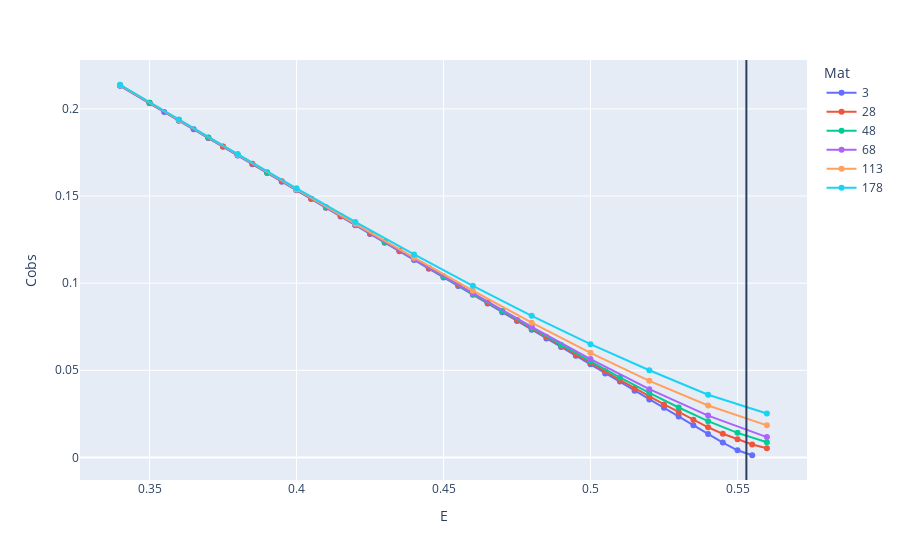

Notebook code for this chart:
### Code cell
# STRIKE - COBS

chosen_data = all_data[(all_data['date'] == '2010-04-14')]

fig = px.line(chosen_data, x='E', y='Cobs', color='Mat', markers=True)
fig.add_vline(x=chosen_data['S'].values[0])
fig.show()

### Figure 1 — Plotly figure (JSON) as saved in the notebook; plotly's stock layout.template omitted (floating-point values rounded to 4 significant figures)
{"data": [{"hovertemplate": "Mat=3<br>E=%{x}<br>Cobs=%{y}<extra></extra>", "legendgroup": "3", "line": {"color": "#636efa", "dash": "solid"}, "marker": {"symbol": "circle"}, "mode": "markers+lines", "name": "3", "orientation": "v", "showlegend": true, "type": "scatter", "x": [0.34, 0.35, 0.355, 0.36, 0.365, 0.37, 0.375, 0.38, 0.385, 0.39, 0.395, 0.4, 0.405, 0.41, 0.415, 0.42, 0.425, 0.43, 0.435, 0.44, 0.445, 0.45, 0.455, 0.46, 0.465, 0.47, 0.475, 0.48, 0.485, 0.49, 0.495, 0.5, 0.505, 0.51, 0.515, 0.52, 0.525, 0.53, 0.535, 0.54, 0.545, 0.55, 0.555], "xaxis": "x", "y": [0.2132, 0.2032, 0.1983, 0.1933, 0.1883, 0.1832, 0.1782, 0.1732, 0.1683, 0.1633, 0.1583, 0.1532, 0.1482, 0.1432, 0.1383, 0.1333, 0.1283, 0.1232, 0.1183, 0.1133, 0.1083, 0.1033, 0.0983, 0.0933, 0.0883, 0.0833, 0.0783, 0.0733, 0.0683, 0.0633, 0.0583, 0.0535, 0.0482, 0.0436, 0.0382, 0.0333, 0.02852, 0.0235, 0.01845, 0.0134, 0.0085, 0.0041, 0.00125], "yaxis": "y"}, {"hovertemplate": "Mat=28<br>E=%{x}<br>Cobs=%{y}<extra></extra>", "legendgroup": "28", "line": {"color": "#EF553B", "dash": "solid"}, "marker": {"symbol": "circle"}, "mode": "markers+lines", "name": "28", "orientation": "v", "showlegend": true, "type": "scatter", "x": [0.34, 0.35, 0.36, 0.37, 0.375, 0.38, 0.385, 0.39, 0.395, 0.4, 0.405, 0.41, 0.415, 0.42, 0.425, 0.43, 0.435, 0.44, 0.445, 0.45, 0.455, 0.46, 0.465, 0.47, 0.475, 0.48, 0.485, 0.49, 0.495, 0.5, 0.505, 0.51, 0.515, 0.52, 0.525, 0.53, 0.535, 0.54, 0.545, 0.55, 0.555, 0.56], "xaxis": "x", "y": [0.2135, 0.2034, 0.1934, 0.1835, 0.1784, 0.1734, 0.1684, 0.1634, 0.1584, 0.1534, 0.1484, 0.1434, 0.1386, 0.1336, 0.1285, 0.1235, 0.1186, 0.1138, 0.1087, 0.1038, 0.0988, 0.0938, 0.08885, 0.0839, 0.0789, 0.07395, 0.0691, 0.06405, 0.05915, 0.05425, 0.0494, 0.0445, 0.0397, 0.035, 0.0304, 0.0261, 0.02155, 0.0173, 0.01355, 0.0104, 0.0074, 0.0053], "yaxis": "y"}, {"hovertemplate": "Mat=48<br>E=%{x}<br>Cobs=%{y}<extra></extra>", "legendgroup": "48", "line": {"color": "#00cc96", "dash": "solid"}, "marker": {"symbol": "circle"}, "mode": "markers+lines", "name": "48", "orientation": "v", "showlegend": true, "type": "scatter", "x": [0.34, 0.35, 0.36, 0.37, 0.38, 0.39, 0.4, 0.41, 0.42, 0.43, 0.44, 0.45, 0.46, 0.47, 0.48, 0.49, 0.5, 0.51, 0.52, 0.53, 0.54, 0.55, 0.56], "xaxis": "x", "y": [0.2136, 0.2036, 0.1935, 0.1836, 0.1736, 0.1636, 0.1536, 0.1436, 0.1336, 0.1237, 0.1137, 0.1037, 0.09385, 0.08405, 0.07425, 0.06455, 0.05505, 0.0459, 0.037, 0.02865, 0.0208, 0.01411, 0.0087], "yaxis": "y"}, {"hovertemplate": "Mat=68<br>E=%{x}<br>Cobs=%{y}<extra></extra>", "legendgroup": "68", "line": {"color": "#ab63fa", "dash": "solid"}, "marker": {"symbol": "circle"}, "mode": "markers+lines", "name": "68", "orientation": "v", "showlegend": true, "type": "scatter", "x": [0.34, 0.36, 0.38, 0.4, 0.42, 0.44, 0.46, 0.48, 0.5, 0.52, 0.54, 0.56], "xaxis": "x", "y": [0.2136, 0.1935, 0.1736, 0.1536, 0.1337, 0.1138, 0.09425, 0.07495, 0.05645, 0.03915, 0.024, 0.01168], "yaxis": "y"}, {"hovertemplate": "Mat=113<br>E=%{x}<br>Cobs=%{y}<extra></extra>", "legendgroup": "113", "line": {"color": "#FFA15A", "dash": "solid"}, "marker": {"symbol": "circle"}, "mode": "markers+lines", "name": "113", "orientation": "v", "showlegend": true, "type": "scatter", "x": [0.34, 0.36, 0.38, 0.4, 0.42, 0.44, 0.46, 0.48, 0.5, 0.52, 0.54, 0.56], "xaxis": "x", "y": [0.2137, 0.1937, 0.1736, 0.1537, 0.1341, 0.1147, 0.09565, 0.07735, 0.06005, 0.04395, 0.0298, 0.0184], "yaxis": "y"}, {"hovertemplate": "Mat=178<br>E=%{x}<br>Cobs=%{y}<extra></extra>", "legendgroup": "178", "line": {"color": "#19d3f3", "dash": "solid"}, "marker": {"symbol": "circle"}, "mode": "markers+lines", "name": "178", "orientation": "v", "showlegend": true, "type": "scatter", "x": [0.34, 0.36, 0.38, 0.4, 0.42, 0.44, 0.46, 0.48, 0.5, 0.52, 0.54, 0.56], "xaxis": "x", "y": [0.2138, 0.1938, 0.1741, 0.1544, 0.1351, 0.1165, 0.09845, 0.08125, 0.065, 0.05005, 0.036, 0.0252], "yaxis": "y"}], "layout": {"legend": {"title": {"text": "Mat"}, "tracegroupgap": 0}, "margin": {"t": 60}, "shapes": [{"type": "line", "x0": 0.553, "x1": 0.553, "xref": "x", "y0": 0, "y1": 1, "yref": "y domain"}], "xaxis": {"anchor": "y", "domain": [0, 1], "title": {"text": "E"}}, "yaxis": {"anchor": "x", "domain": [0, 1], "title": {"text": "Cobs"}}}}
